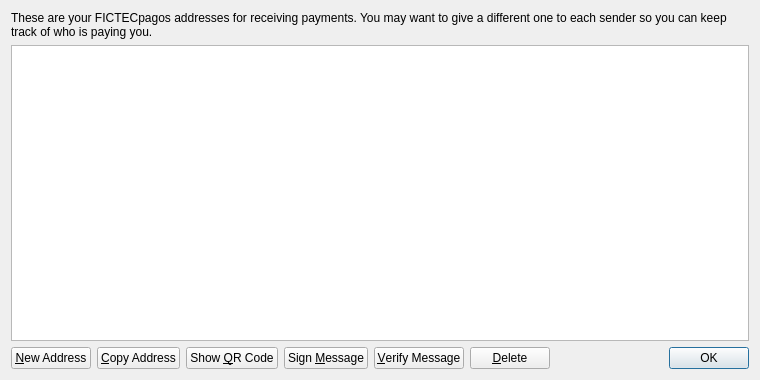
<?xml version="1.0" encoding="UTF-8"?>
<ui version="4.0">
 <class>AddressBookPage</class>
 <widget class="QWidget" name="AddressBookPage">
  <property name="geometry">
   <rect>
    <x>0</x>
    <y>0</y>
    <width>760</width>
    <height>380</height>
   </rect>
  </property>
  <property name="windowTitle">
   <string>Address Book</string>
  </property>
  <layout class="QVBoxLayout" name="verticalLayout">
   <item>
    <widget class="QLabel" name="labelExplanation">
     <property name="text">
      <string>These are your FICTECpagos addresses for receiving payments. You may want to give a different one to each sender so you can keep track of who is paying you.</string>
     </property>
     <property name="textFormat">
      <enum>Qt::PlainText</enum>
     </property>
     <property name="wordWrap">
      <bool>true</bool>
     </property>
    </widget>
   </item>
   <item>
    <widget class="QTableView" name="tableView">
     <property name="contextMenuPolicy">
      <enum>Qt::CustomContextMenu</enum>
     </property>
     <property name="toolTip">
      <string>Double-click to edit address or label</string>
     </property>
     <property name="tabKeyNavigation">
      <bool>false</bool>
     </property>
     <property name="alternatingRowColors">
      <bool>true</bool>
     </property>
     <property name="selectionMode">
      <enum>QAbstractItemView::SingleSelection</enum>
     </property>
     <property name="selectionBehavior">
      <enum>QAbstractItemView::SelectRows</enum>
     </property>
     <property name="sortingEnabled">
      <bool>true</bool>
     </property>
     <attribute name="verticalHeaderVisible">
      <bool>false</bool>
     </attribute>
    </widget>
   </item>
   <item>
    <layout class="QHBoxLayout" name="horizontalLayout">
     <item>
      <widget class="QPushButton" name="newAddressButton">
       <property name="toolTip">
        <string>Create a new address</string>
       </property>
       <property name="text">
        <string>&amp;New Address</string>
       </property>
       <property name="icon">
        <iconset resource="../bitcoin.qrc">
         <normaloff>:/icons/add</normaloff>:/icons/add</iconset>
       </property>
      </widget>
     </item>
     <item>
      <widget class="QPushButton" name="copyToClipboard">
       <property name="toolTip">
        <string>Copy the currently selected address to the system clipboard</string>
       </property>
       <property name="text">
        <string>&amp;Copy Address</string>
       </property>
       <property name="icon">
        <iconset resource="../bitcoin.qrc">
         <normaloff>:/icons/editcopy</normaloff>:/icons/editcopy</iconset>
       </property>
      </widget>
     </item>
     <item>
      <widget class="QPushButton" name="showQRCode">
       <property name="text">
        <string>Show &amp;QR Code</string>
       </property>
       <property name="icon">
        <iconset resource="../bitcoin.qrc">
         <normaloff>:/icons/qrcode</normaloff>:/icons/qrcode</iconset>
       </property>
      </widget>
     </item>
     <item>
      <widget class="QPushButton" name="signMessage">
       <property name="toolTip">
        <string>Sign a message to prove you own a FICTECpagos address</string>
       </property>
       <property name="text">
        <string>Sign &amp;Message</string>
       </property>
       <property name="icon">
        <iconset resource="../bitcoin.qrc">
         <normaloff>:/icons/edit</normaloff>:/icons/edit</iconset>
       </property>
      </widget>
     </item>
     <item>
      <widget class="QPushButton" name="verifyMessage">
       <property name="toolTip">
        <string>Verify a message to ensure it was signed with a specified FICTECpagos address</string>
       </property>
       <property name="text">
        <string>&amp;Verify Message</string>
       </property>
       <property name="icon">
        <iconset resource="../bitcoin.qrc">
         <normaloff>:/icons/transaction_0</normaloff>:/icons/transaction_0</iconset>
       </property>
      </widget>
     </item>
     <item>
      <widget class="QPushButton" name="deleteButton">
       <property name="toolTip">
        <string>Delete the currently selected address from the list</string>
       </property>
       <property name="text">
        <string>&amp;Delete</string>
       </property>
       <property name="icon">
        <iconset resource="../bitcoin.qrc">
         <normaloff>:/icons/remove</normaloff>:/icons/remove</iconset>
       </property>
      </widget>
     </item>
     <item>
      <spacer name="horizontalSpacer">
       <property name="orientation">
        <enum>Qt::Horizontal</enum>
       </property>
       <property name="sizeHint" stdset="0">
        <size>
         <width>40</width>
         <height>20</height>
        </size>
       </property>
      </spacer>
     </item>
     <item>
      <widget class="QDialogButtonBox" name="buttonBox">
       <property name="sizePolicy">
        <sizepolicy hsizetype="Maximum" vsizetype="Fixed">
         <horstretch>0</horstretch>
         <verstretch>0</verstretch>
        </sizepolicy>
       </property>
       <property name="standardButtons">
        <set>QDialogButtonBox::Ok</set>
       </property>
      </widget>
     </item>
    </layout>
   </item>
  </layout>
 </widget>
 <resources>
  <include location="../bitcoin.qrc"/>
 </resources>
 <connections/>
</ui>
